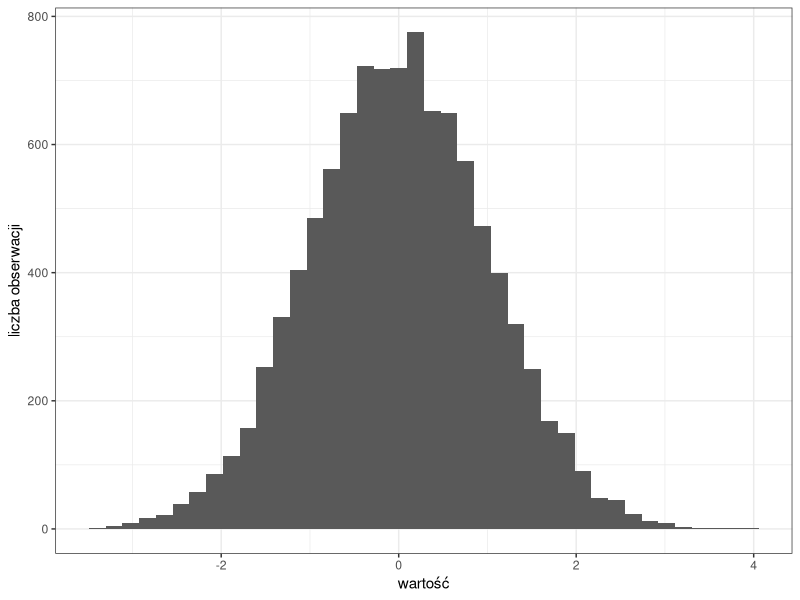
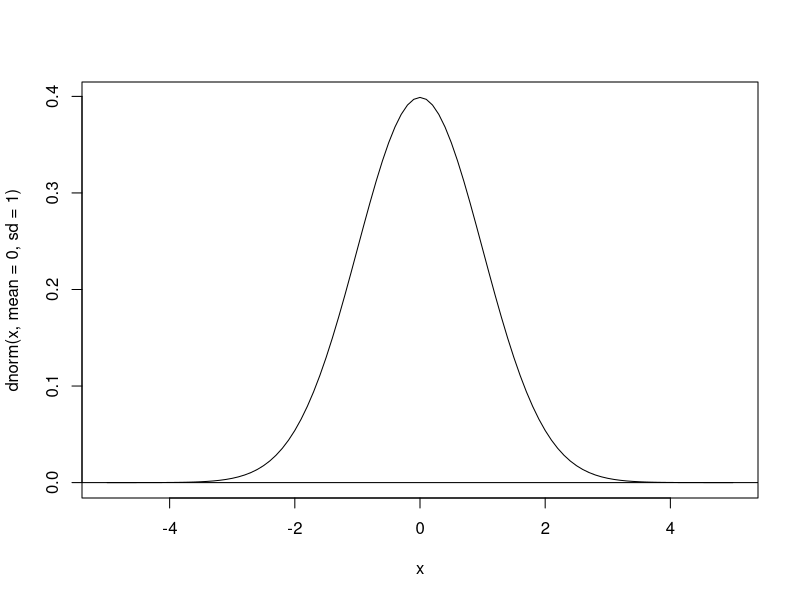
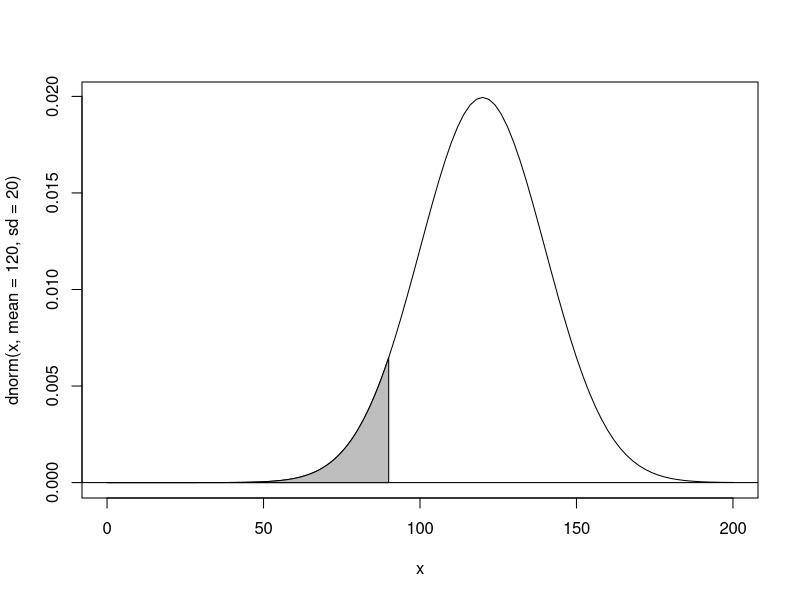
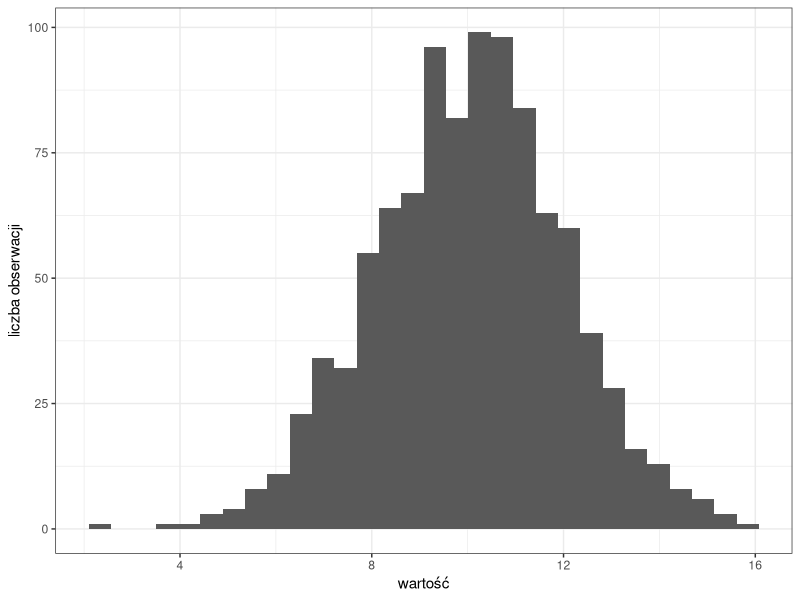
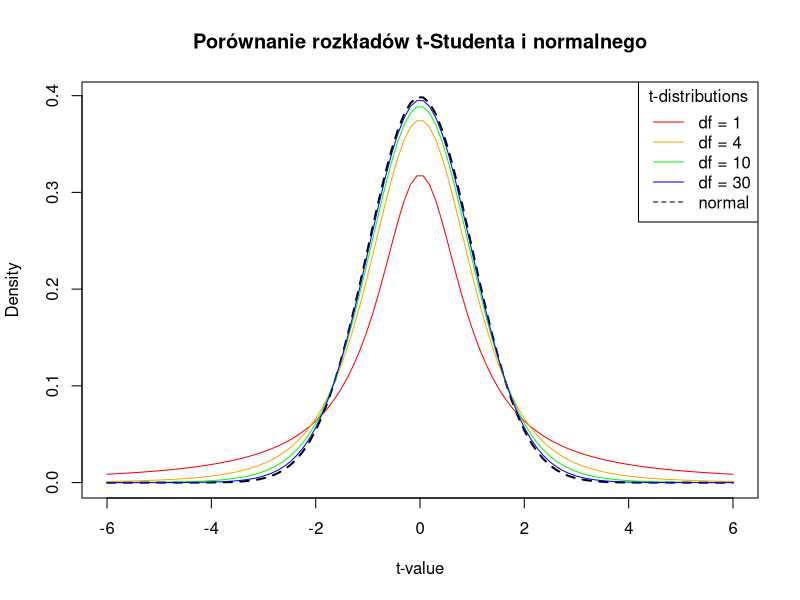

Recreate these plots in R, in order. (Note: this script raises an error after producing the figures.)
## ---- chunk 1
rnorm(n = 10, mean = 0, sd = 1)
## ---- chunk 2
#| message: false
library(ggplot2)
losowe <- data.frame(x = rnorm(n = 10000, mean = 0, sd = 1))
ggplot(losowe, aes(x = x)) + 
  geom_histogram(bins = 40) + 
  labs(x = "wartość", y = "liczba obserwacji") +
  theme_bw()
## ---- chunk 3
#| fig_width: 400px

curve(dnorm(x, mean = 0, sd = 1), xlim = c(-5, 5))
abline(h = 0)
## ---- chunk 4
pnorm(q = 90, mean = 120, sd = 20, lower.tail = TRUE)
## ---- chunk 5
#| fig_width: 400px
#| echo: false
curve(dnorm(x, mean = 120, sd = 20), xlim = c(0,200))
abline(h = 0)
sequence <- seq(0, 90, 0.1)
polygon(x = c(sequence,90,0),
        y = c(dnorm(c(sequence),120,20),0,0),
        col = "grey")
## ---- chunk 6
qnorm(p = 0.0668072, mean = 120, sd = 20, lower.tail = TRUE)
## ---- chunk 7
pnorm(84, mean=72, sd=15.2, lower.tail=FALSE) 
## ---- chunk 8
set.seed(123456)
x <- rnorm(1000, mean = 10, sd = 2)
## ---- chunk 9
ggplot(data.frame(x = x), aes(x = x)) + 
  geom_histogram(bins = 30) + 
  labs(x = "wartość", y = "liczba obserwacji") +
  theme_bw()
## ---- chunk 10
shapiro.test(x)
## ---- chunk 11
rt(10, df=1)
## ---- chunk 12
#| fig_width: 400px
#| echo: false
# source: https://www.geeksforgeeks.org/understanding-the-t-distribution-in-r/
# Generate a vector of 100 values between -6 and 6 
x <- seq(-6, 6, length = 100) 
  
# Degrees of freedom 
df = c(1,4,10,30) 
colour = c("red", "orange", "green", "blue","black") 
  
# Plot a normal distribution 
plot(x, dnorm(x), type = "l", lty = 2, lwd = 2, xlab = "t-value", ylab = "Density",  
     main = "Porównanie rozkładów t-Studenta i normalnego", col = "black") 
  
# Add the t-distributions to the plot 
for (i in 1:4){ 
  lines(x, dt(x, df[i]), col = colour[i]) 
} 
  
# Add a legend 
legend("topright", c("df = 1", "df = 4", "df = 10", "df = 30", "normal"),  
       col = colour, title = "t-distributions", lty = c(1,1,1,1,2))
## ---- chunk 13
data("gapminder", package = "gapminder")
library(ggplot2)
## ---- chunk 14
ggplot(data = gapminder, aes(x = lifeExp)) + geom_histogram(binwidth = 2) + theme_bw()
## ---- chunk 15
ggplot(data = gapminder, aes(x = gdpPercap)) + geom_histogram(binwidth=10000) + theme_bw()
## ---- chunk 16
ggplot(gapminder, aes(x = lifeExp)) + 
  geom_histogram() + 
  facet_wrap(~continent, ncol = 3) + 
  theme_bw()
## ---- chunk 17
ggplot(data = gapminder, aes(x = continent, y = lifeExp)) + 
  geom_boxplot() + 
  stat_summary(fun = mean, geom="point", shape=20, size=4) +
  labs(x = "Kontynent", 
       y = "Oczekiwana długość trwania życia", 
       title = "Zróżnicowanie oczekiwanej długości trwania życia na kontynentach") + 
  theme_bw() 
## ---- chunk 18
library(e1071)
skewness(gapminder$lifeExp)
## ---- chunk 19
library(e1071)
kurtosis(gapminder$lifeExp)
## ---- chunk 20
#wyselekcjonować dane dla kontynentu Afryka dotyczące średniej długości trwania życia
dane_Africa <- gapminder[gapminder$continent == 'Africa',]
## ---- chunk 21
ggplot(data = dane_Africa, aes(sample = lifeExp)) + 
  stat_qq() + 
  stat_qq_line(color = "red") +
  labs(x = "Kwantyle teoretyczne (rozkład normalny)", 
       y = "Kwantyle z próby") +
  theme_bw()
